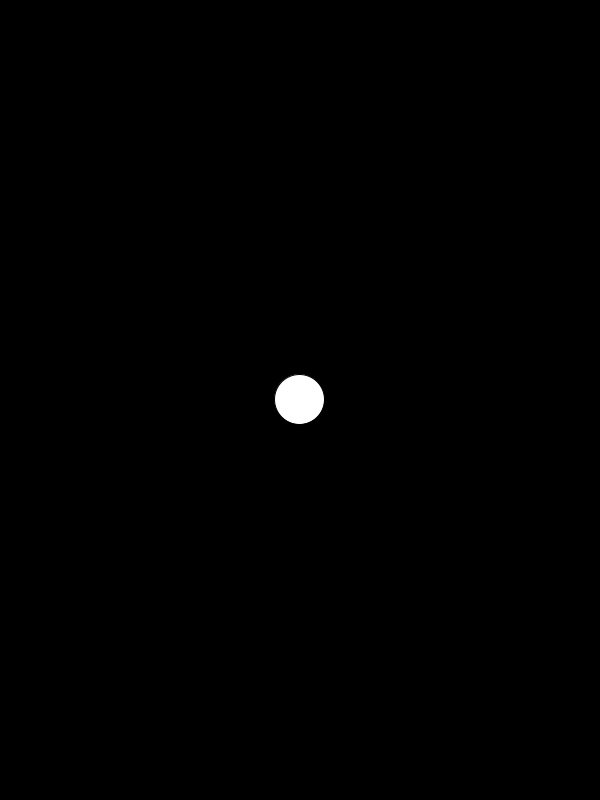
Frame 1 (no input)
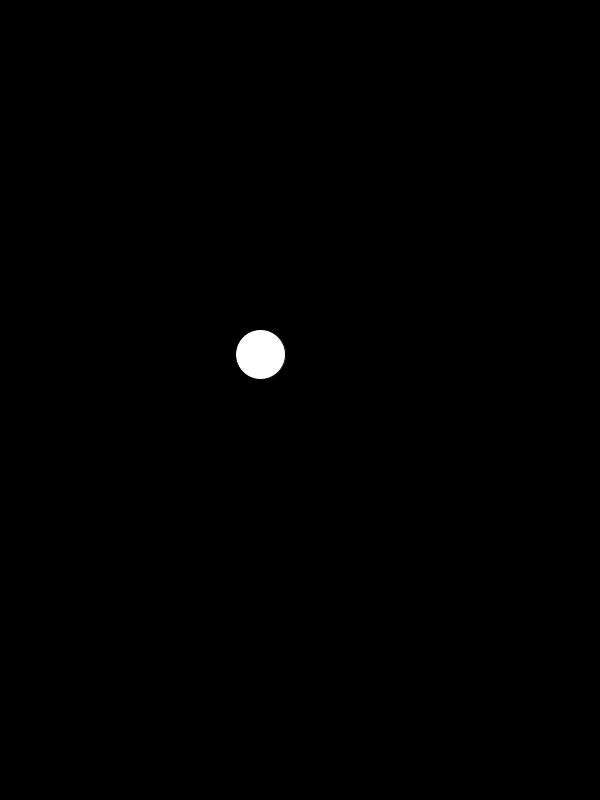
Frame 60 (the mouse pressed at the canvas centre just before this capture)
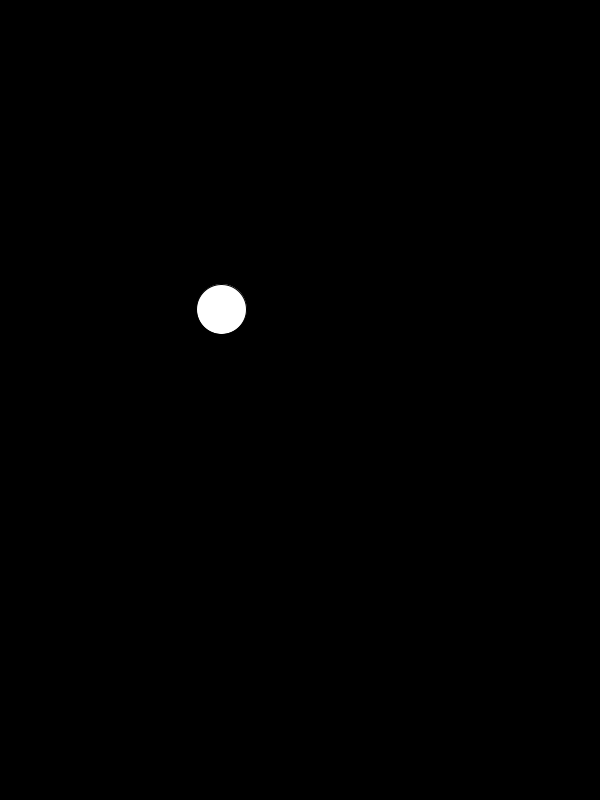
Frame 120 (the mouse held since frame 60 and released just before this capture)

The Processing sketch that drew these frames (run headless with seeded random() and noise(); from frame 60 on, the mouse is pressed at the canvas centre):

// Processing sketch: lucadema_ball_class
// ── lucadema_ball_class.pde
PVector loc, vel;
float sz = 50;
Ball b, c; 


void setup() {
  size(600, 800);
  b = new Ball();
  c = new Ball();
}

void draw() {
  background(0);
  b.move();
  b.bounce();
  b.display();
}


//constructor
class Ball {
  // hese are the properies of our ball class
  float sz;
  PVector loc, vel;

  Ball() {
    sz = 50;
    loc = new PVector(width/2, height/2);
    vel = PVector.random2D();
  }

void display() {
  ellipse(loc.x, loc.y, sz, sz);
}
void move() {
  loc.add(vel);
}
void bounce() { 
  if (loc.x + sz/2 > width || loc.x - sz/2 < 0) {
    vel.x *= -1;
  }
  if (loc.y +sz/2 > height || loc.y - sz/2 < 0) {
    vel.y *= -1;
  }
}
}
